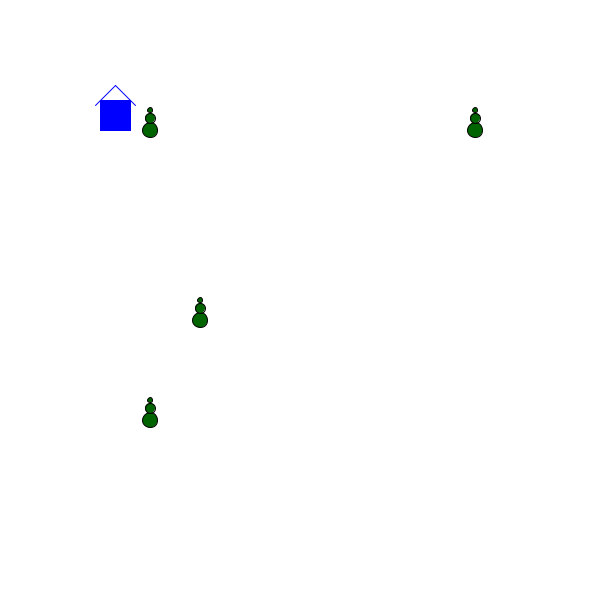
Frame 1 (no input)
Frame 60 (the mouse pressed at the canvas centre just before this capture): identical to frame 1, image omitted
Frame 120 (the mouse held since frame 60 and released just before this capture): identical to frame 1, image omitted

The Processing sketch that drew this single still picture (run headless with seeded random() and noise(); from frame 60 on, the mouse is pressed at the canvas centre):

// Processing sketch: John_Finley_Snowman
// ── John_Finley_Snowman.pde
// Add your variables here
void setup() {
  size(600, 600);  
}
void draw() {
  background(255);
  house(100, 100);
  snowMan(150, 110);
  snowMan(150, 400);
  snowMan(200, 300); 
  snowMan(475, 110);
}

// Draws a house
// xpos - the x position of the house
// ypos - the y position of the house
void house(int xpos, int ypos) {
  stroke(0,0,255);
  fill(0,0,255);
  rect(xpos, ypos, 30, 30);
  line(xpos - 5, ypos + 5, xpos + 15, ypos - 15);
  line(xpos + 15, ypos - 15, xpos + 35, ypos + 5);
}

void snowMan(int x, int y){ //x is the x position of the snowman's circles
  stroke(0,0,0);          //y is the y [position of the snowman's circles
  fill(0,100,0);
  ellipse(x, y+20, 15, 15);
  ellipse(x, y+8, 10, 10);
  ellipse(x, y, 5, 5);
}
